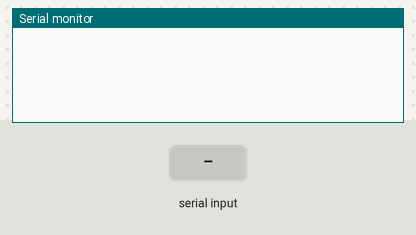
Bench run of a sketch on a simulated Arduino Uno, built with avr-gcc and run on an emulated ATmega328P. Shown: the last lines printed to the serial monitor. Inputs (shaded band) come from the test bench.

Above: at 1.2 s.
1.3 s: "hello world" received over Serial
At 2.8 s:
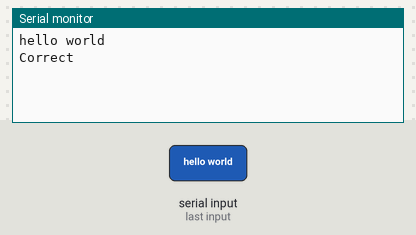
3.8 s: "1" received over Serial
At 5.2 s:
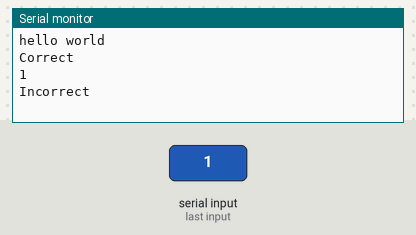

The sketch:

Lesson_05_Serial_Read_String_If.ino
```cpp
void setup() {
  Serial.begin(9600);

}

void loop() {
  if(Serial.available()){
    String data = Serial.readString();
    Serial.println(data);

    if(data == "hello world"){
      Serial.println("Correct");
    }
    else{
      Serial.println("Incorrect");
    }
  }
}
```

Measured:
- after the input at 1.3 s, the serial monitor: prints a new line after 1.0 s (image 1)
- after the input at 3.8 s, the serial monitor: prints a new line after 1.0 s (image 2)
